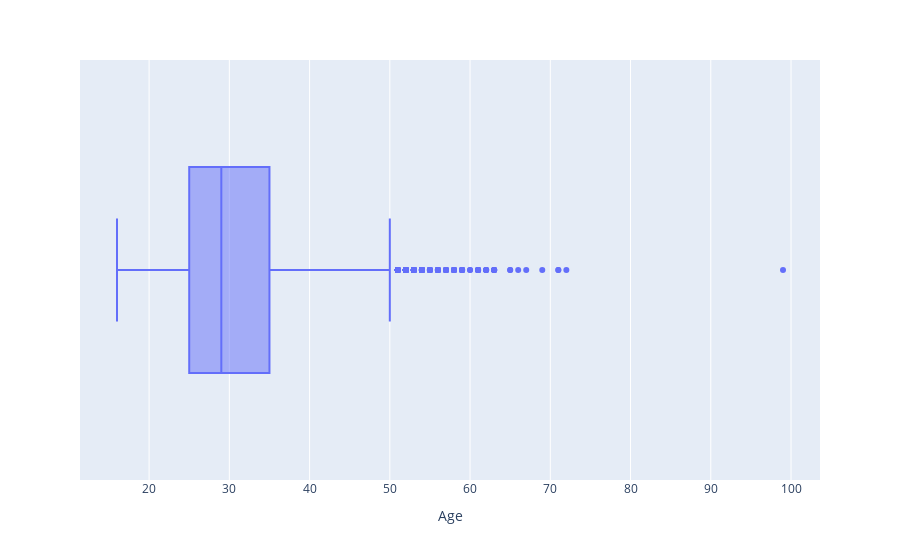

The cell this chart's notebook holds for it:
### Markdown cell above
Plot a box plot of `Age.`

### Code cell
px.box(df, x='Age')

### Figure 1 — Plotly figure (JSON) as saved in the notebook; plotly's stock layout.template omitted (floating-point values rounded to 4 significant figures; data arrays with more than 128 entries replaced by an {"elided": "..."} marker saying what was removed)
{"data": [{"alignmentgroup": "True", "hovertemplate": "Age=%{x}<extra></extra>", "legendgroup": "", "marker": {"color": "#636efa"}, "name": "", "notched": false, "offsetgroup": "", "orientation": "h", "showlegend": false, "type": "box", "x": {"elided": "11398 int values"}, "x0": " ", "xaxis": "x", "y0": " ", "yaxis": "y"}], "layout": {"boxmode": "group", "legend": {"tracegroupgap": 0}, "margin": {"t": 60}, "xaxis": {"anchor": "y", "domain": [0, 1], "title": {"text": "Age"}}, "yaxis": {"anchor": "x", "domain": [0, 1]}}}
